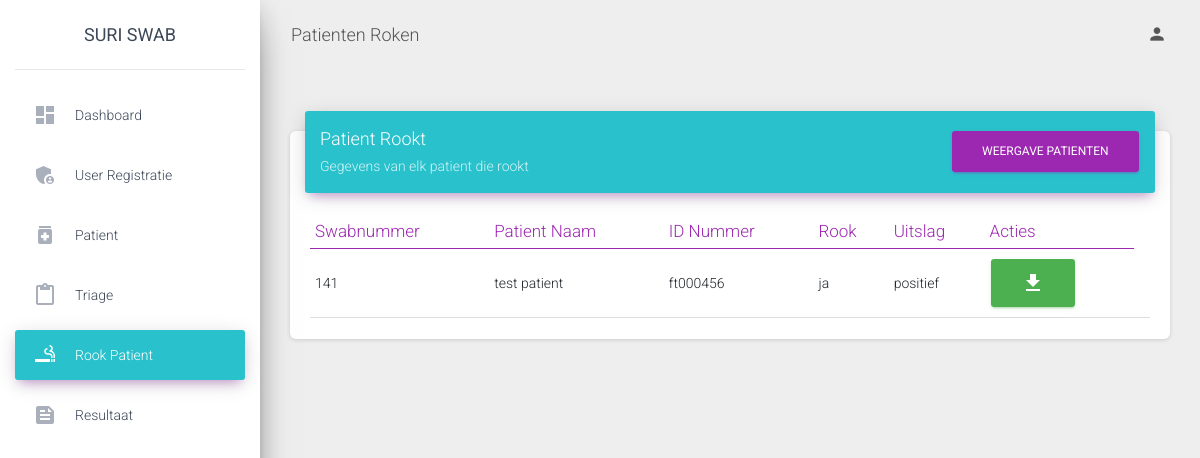
The app's page /admin/view/rook.php (signed in) with its own data.
### tables this page shows
CREATE TABLE `resultaat` (
  `swabnummer` int(11) NOT NULL,
  `triagenummer` int(11) NOT NULL,
  `id_patient` int(11) NOT NULL,
  `id_gebruikers` int(11) NOT NULL,
  `id_district` int(11) NOT NULL,
  `datum_resultaat` date NOT NULL,
  `uitslag` varchar(30) NOT NULL,
  `overleg` varchar(30) NOT NULL,
  `ziek` varchar(30) NOT NULL,
  `omschrijving` text NOT NULL,
  `transport` varchar(30) NOT NULL
);

CREATE TABLE `patient` (
  `id_patient` int(11) NOT NULL,
  `id_gebruikers` int(11) NOT NULL,
  `id_district` int(11) NOT NULL,
  `naam` varchar(30) NOT NULL,
  `voornaam` varchar(30) NOT NULL,
  `nationaliteit` varchar(30) NOT NULL,
  `id_nummer` varchar(30) NOT NULL,
  `geslacht` varchar(30) NOT NULL,
  `adres` varchar(30) NOT NULL,
  `geboortedatum` date NOT NULL,
  `datum` date NOT NULL,
  `beroep` varchar(30) NOT NULL,
  `huisarts` varchar(30) NOT NULL
);

CREATE TABLE `triage` (
  `triagenummer` int(11) NOT NULL,
  `id_patient` int(11) NOT NULL,
  `id_gebruikers` int(11) NOT NULL,
  `datum_traige` date NOT NULL,
  `ziekten` varchar(30) NOT NULL,
  `contact_naam` varchar(30) NOT NULL,
  `contact_datum` date NOT NULL,
  `contact_omschrijving` text NOT NULL,
  `contact` text NOT NULL,
  `bewezen` varchar(30) NOT NULL,
  `contact_ziek` varchar(30) NOT NULL,
  `roken` varchar(30) NOT NULL,
  `hoesten` varchar(30) NOT NULL,
  `kortademig` varchar(30) NOT NULL,
  `keelpijn` varchar(30) NOT NULL,
  `koorts` varchar(30) NOT NULL,
  `rillingen` varchar(30) NOT NULL,
  `hoofdpijn` varchar(30) NOT NULL,
  `spierpijn` varchar(30) NOT NULL,
  `misselijkheid` varchar(30) NOT NULL,
  `diarree` varchar(30) NOT NULL,
  `Vsmaak` varchar(30) NOT NULL,
  `Vreuk` varchar(30) NOT NULL,
  `Asymp` varchar(30) NOT NULL,
  `omschrijving` text NOT NULL,
  `Zindruk` varchar(30) NOT NULL,
  `Momschrijving` text NOT NULL,
  `swab` varchar(30) NOT NULL,
  `dhoesten` date NOT NULL,
  `dkortademigheid` date NOT NULL,
  `dkeelpijn` date NOT NULL,
  `dkoorts` date NOT NULL,
  `drillingen` date NOT NULL,
  `dhoofdpijn` date NOT NULL,
  `dspierpijn` date NOT NULL,
  `dmisselijkheid` date NOT NULL,
  `ddiarree` date NOT NULL,
  `dsmaak` date NOT NULL,
  `dreuk` date NOT NULL,
  `dsymptomen` date NOT NULL
);

### admin/view/rook.php (the view, shortened to what this page needs)
<?php
include '../../db/connection.php';
?>
<!DOCTYPE html>
<html lang="en">
<head>
  <link rel="stylesheet" href="https://maxcdn.bootstrapcdn.com/font-awesome/latest/css/font-awesome.min.css">
  <link href="https://cdn.jsdelivr.net/npm/bootstrap@5.0.1/dist/css/bootstrap.min.css" rel="stylesheet">
  <link href="../../assets/css/material-dashboard.css?v=2.1.2" rel="stylesheet" />
  <link href="../../assets/demo/demo.css" rel="stylesheet" />
 <link href="https://cdn.datatables.net/1.10.25/css/dataTables.bootstrap5.min.css" rel="stylesheet">
</head>
<body class="">
  <div class="wrapper ">
    <div class="sidebar" data-color="purple" data-background-color="white" data-image="../assets/img/sidebar-1.jpg" >
       <div class="logo"><a href="" class="simple-text logo-normal">
          Suri Swab
        </a></div>
      <div class="sidebar-wrapper">
        <ul class="nav">
         <li class="nav-item">
            <a class="nav-link" href="./dashboard.php">
              <i class="material-icons">dashboard</i>
              <p>Dashboard</p>
            </a>
          </li>
          <li class="nav-item">
            <a class="nav-link" href="./admin.php">
              <i class="material-icons">admin_panel_settings</i>
              <p>user registratie</p>
            </a>
          </li>
          <li class="nav-item ">
            <a class="nav-link" href="./patient.php">
              <i class="material-icons">medication</i>
              <p>patient</p>
            </a>
          </li>
          <li class="nav-item ">
            <a class="nav-link" href="./triage.php">
              <i class="material-icons">content_paste</i>
              <p>Triage</p>
            </a>
          </li>
          <li class="nav-item active" >
            <a class="nav-link" href="./rook.php" style="background-color: #29c2cc">
              <i class="material-icons">smoking_rooms</i>
              <p>Rook patient</p>
            </a>
          </li>
          <li class="nav-item">
            <a class="nav-link" href="./resultaat.php">
              <i class="material-icons">feed</i>
              <p>Resultaat</p>
            </a>
          </li>
        </ul>
      </div>
    </div>
    <div class="main-panel">
      <nav class="navbar navbar-expand-lg navbar-transparent navbar-absolute fixed-top ">
        <div class="container-fluid">
          <div class="navbar-wrapper">
            <a class="navbar-brand" href="javascript:;">Patienten Roken</a>
          </div>
          <div class="collapse navbar-collapse justify-content-end">
            <ul class="navbar-nav">
              <li class="nav-item dropdown">
                <a class="nav-link" href="javascript:;" id="navbarDropdownProfile" data-toggle="dropdown" aria-haspopup="true" aria-expanded="false">
                  <i class="material-icons">person</i>
                </a>
              </li>
            </ul>
          </div>
        </div>
      </nav>
  <div class="content">
    <div class="container-fluid">
      <div class="row">
        <div class="col-md-12">
              </div>
          </div>
          <div class="row">
            <div class="col-md-12">
              <div class="card">
                <div class="card-header card-header-primary" style="background: #29c2cc">
                  <div class="row">
                    <div class="col-md-4">
                        <h4 class="card-title ">Patient Rookt</h4>
                        <p class="card-category"> Gegevens van elk patient die rookt</p>
                       </div>
                          <div class="col-md-4">
                          </div>
    <div class="col-md-4 ">
      <span class="pull-right"><a href="../../admin/backend/pdfroken.php"  class="btn btn-primary"><span class="glyphicon glyphicon-plus"></span>Weergave patienten</a></span>
            </div>
                </div>
                </div>
                <div class="card-body">
                  <div class="table-responsive">
                    <table class="table" id="myTable">
                      <thead class=" text-primary">
                        <th>
                          Swabnummer
                        </th>
                        <th>
                          Patient Naam
                        </th>
                        <th>
                          ID Nummer
                        </th>
                        <th>
                          Rook
                        </th>
                        <th>
                          Uitslag
                        </th>
                        <th>
                        Acties
                        </th>
                      </thead>
                      <tbody>
                      <?php
                      $sql = "SELECT * FROM resultaat LEFT JOIN triage ON triage.triagenummer = resultaat.triagenummer LEFT JOIN patient ON patient.id_patient = resultaat.id_patient WHERE roken='ja' AND uitslag = 'positief'";
                      $result = $conn->query($sql);
                                    if ($result->num_rows > 0) {
                                        while ($row = $result->fetch_assoc()) {
                      ?>
                      <tr>
                                                <td><?php echo $row['swabnummer']; ?></td>
                                                <td><?php echo $row['naam']; ?></td>
                                                <td><?php echo $row['id_nummer']; ?></td>
                                                <td><?php echo $row['roken']; ?></td>
                                                <td><?php echo $row['uitslag']; ?></td>
                                                <td><a href="../../admin/backend/pdfrook.php?id=<?php echo $row['swabnummer']; ?>"  class="btn btn-success material-icons" >file_download</a><td>
                      </tr>
                                    <?php
                                        }
                                    } else {
                                      echo "";
                                    }
                                    ?>
                      </tbody>
                    </table>
                  </div>
                </div>
              </div>
            </div>
          </div>
        </div>
      </div>
</body>
</html>

### records on screen
resultaat: swabnummer "141", id_patient.naam "test patient", id_patient.id_nummer "ft000456", triagenummer.roken "ja", uitslag "positief"
